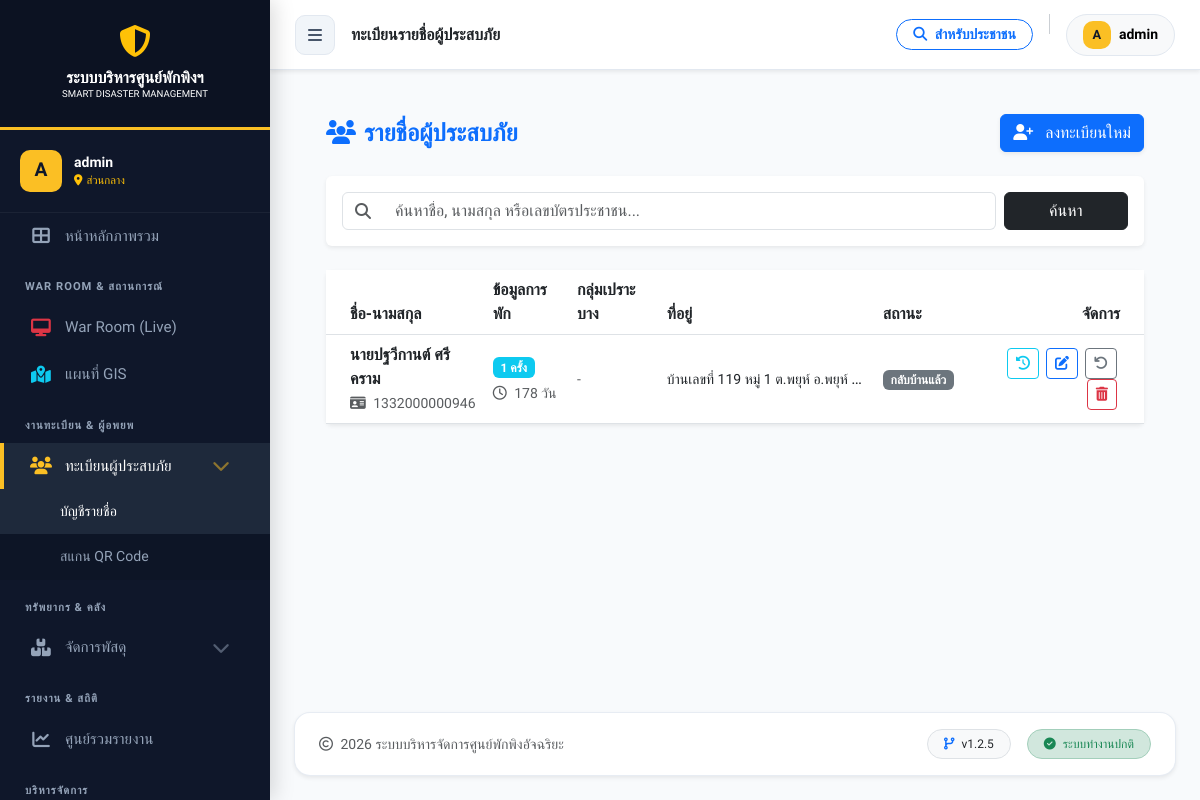
The app's page /evacuee_list.php?shelter_id=0 (signed in) with its own data.
### tables this page shows
CREATE TABLE `evacuees` (
  `id` int(11) NOT NULL,
  `id_type` enum('thai_id','passport','no_doc') DEFAULT 'thai_id' COMMENT 'ประเภทบัตร',
  `id_card` varchar(20) NOT NULL COMMENT 'เลขบัตรประชาชน',
  `prefix` varchar(50) DEFAULT NULL,
  `first_name` varchar(100) NOT NULL,
  `last_name` varchar(100) NOT NULL,
  `birth_date` date DEFAULT NULL,
  `age` int(3) DEFAULT NULL,
  `gender` enum('male','female') DEFAULT NULL,
  `phone` varchar(20) DEFAULT NULL,
  `addr_no` varchar(50) DEFAULT NULL,
  `addr_moo` varchar(50) DEFAULT NULL,
  `addr_sub` varchar(100) DEFAULT NULL,
  `addr_dis` varchar(100) DEFAULT NULL,
  `addr_prov` varchar(100) DEFAULT NULL,
  `address` text DEFAULT NULL COMMENT 'ที่อยู่รวม (Auto generated)',
  `curr_addr_no` varchar(50) DEFAULT NULL,
  `curr_addr_moo` varchar(50) DEFAULT NULL,
  `curr_addr_sub` varchar(100) DEFAULT NULL,
  `curr_addr_dis` varchar(100) DEFAULT NULL,
  `curr_addr_prov` varchar(100) DEFAULT NULL,
  `current_address` text DEFAULT NULL COMMENT 'ที่อยู่ปัจจุบันรวม (Auto generated)',
  `shelter_id` int(11) NOT NULL,
  `stay_type` enum('shelter','outside') DEFAULT 'shelter' COMMENT 'ประเภทการพัก',
  `stay_detail` text DEFAULT NULL COMMENT 'รายละเอียดที่พัก (กรณีพักนอกศูนย์)',
  `status` enum('active','returned','hospitalized') DEFAULT 'active',
  `chronic_disease` text DEFAULT NULL,
  `medication` text DEFAULT NULL,
  `vulnerable_group` varchar(255) DEFAULT NULL COMMENT 'กลุ่มเปราะบาง CSV',
  `family_head_id` int(11) DEFAULT NULL,
  `registered_at` datetime DEFAULT current_timestamp(),
  `check_out_date` datetime DEFAULT NULL COMMENT 'วันที่ออกจากศูนย์',
  `updated_at` datetime DEFAULT current_timestamp() ON UPDATE current_timestamp()
);

### evacuee_list.php (the view, shortened to what this page needs)
<?php
include 'includes/header.php';
$shelter_id = isset($_GET['shelter_id']) ? intval($_GET['shelter_id']) : 0;
$search = isset($_GET['search']) ? trim($_GET['search']) : '';
$sql = "SELECT e.*,
        s.name as shelter_name,
        COALESCE(DATEDIFF(NOW(), e.registered_at), 0) as days_stay,
        (SELECT COUNT(*) FROM evacuee_history h WHERE h.evacuee_id = e.id AND h.action = 'check_in') as stay_count
        FROM evacuees e
        LEFT JOIN shelters s ON e.shelter_id = s.id
        WHERE 1=1";
$sql .= " ORDER BY e.registered_at DESC";
$result = $conn->query($sql);
function getStatusBadge($s) {
    if ($s == 'returned') return '<span class="badge bg-secondary">กลับบ้านแล้ว</span>';
    return '<span class="badge bg-light text-dark">ไม่ระบุ</span>';
}
?>
<link rel="stylesheet" href="https://cdn.jsdelivr.net/npm/sweetalert2@11/dist/sweetalert2.min.css">
<div class="main-content">
    <div class="page-content">
        <div class="container-fluid">
            <div class="d-flex justify-content-between align-items-center mb-4">
                <h4 class="mb-0 text-primary fw-bold"><i class="fas fa-users me-2"></i>รายชื่อผู้ประสบภัย</h4>
                <a href="evacuee_form.php?shelter_id=<?php echo $shelter_id; ?>" class="btn btn-primary shadow-sm">
                    <i class="fas fa-user-plus me-2"></i> ลงทะเบียนใหม่
                </a>
            </div>
            <div class="card border-0 shadow-sm mb-4">
                <div class="card-body">
                    <form method="GET" class="row g-2">
                        <div class="col-md-10">
                            <div class="input-group">
                                <span class="input-group-text bg-white"><i class="fas fa-search text-muted"></i></span>
                                <input type="text" class="form-control border-start-0" name="search" placeholder="ค้นหาชื่อ, นามสกุล หรือเลขบัตรประชาชน..." value="<?php echo htmlspecialchars($search); ?>">
                            </div>
                        </div>
                        <div class="col-md-2">
                            <button class="btn btn-dark w-100" type="submit">ค้นหา</button>
                        </div>
                    </form>
                </div>
            </div>
            <div class="card border-0 shadow-sm">
                <div class="card-body p-0">
                    <div class="table-responsive">
                        <table class="table table-hover align-middle mb-0">
                            <thead class="bg-light">
                                <tr>
                                    <th class="ps-4">ชื่อ-นามสกุล</th>
                                    <th>ข้อมูลการพัก</th>
                                    <th>กลุ่มเปราะบาง</th>
                                    <th>ที่อยู่</th>
                                    <th>สถานะ</th>
                                    <th class="text-end pe-4" style="min-width: 180px;">จัดการ</th>
                                </tr>
                            </thead>
                            <tbody>
                                <?php if ($result && $result->num_rows > 0): ?>
                                    <?php while ($row = $result->fetch_assoc()): ?>
                                        <tr>
                                            <td class="ps-4">
                                                <div class="fw-bold text-dark">
                                                    <?php echo htmlspecialchars($row['prefix'] . $row['first_name'] . ' ' . $row['last_name']); ?>
                                                </div>
                                                <small class="text-muted"><i class="fas fa-id-card me-1"></i> <?php echo htmlspecialchars($row['id_card']); ?></small>
                                            </td>
                                            <td>
                                                <span class="badge bg-info text-white">
                                                    <?php echo max(1, intval($row['stay_count'])); ?> ครั้ง
                                                </span>
                                                <div class="small text-muted mt-1">
                                                    <i class="far fa-clock me-1"></i> <?php echo max(0, intval($row['days_stay'])); ?> วัน
                                                </div>
                                            </td>
                                            <td>
                                                <?php
                                                if (!empty($row['vulnerable_group'])) {
                                                    $groups = explode(',', $row['vulnerable_group']);
                                                    foreach ($groups as $g) {
                                                        if ($g == 'elderly') echo '<span class="badge rounded-pill bg-warning text-dark me-1" title="ผู้สูงอายุ"><i class="fas fa-user-clock"></i></span>';
                                                        if ($g == 'child') echo '<span class="badge rounded-pill bg-info text-dark me-1" title="เด็กเล็ก"><i class="fas fa-baby"></i></span>';
                                                        if ($g == 'disabled') echo '<span class="badge rounded-pill bg-primary me-1" title="ผู้พิการ"><i class="fas fa-wheelchair"></i></span>';
                                                        if ($g == 'bedridden') echo '<span class="badge rounded-pill bg-danger me-1" title="ติดเตียง"><i class="fas fa-procedures"></i></span>';
                                                        if ($g == 'pregnant') echo '<span class="badge rounded-pill bg-pink text-dark me-1" style="background-color:pink" title="ตั้งครรภ์"><i class="fas fa-female"></i></span>';
                                                    }
                                                } else {
                                                    echo '<span class="text-muted small">-</span>';
                                                }
                                                ?>
                                            </td>
                                            <td>
                                                <div style="max-width: 200px; white-space: nowrap; overflow: hidden; text-overflow: ellipsis;" title="<?php echo htmlspecialchars($row['address'] ?? ''); ?>">
                                                    <small><?php echo htmlspecialchars($row['address'] ?? '-'); ?></small>
                                                </div>
                                            </td>
                                            <td>
                                                <?php echo getStatusBadge($row['status']); ?>
                                            </td>
                                            <td class="text-end pe-4">
                                                <div class="btn-action-group">
                                                    <a href="evacuee_history.php?id=<?php echo $row['id']; ?>" class="btn btn-sm btn-outline-info" title="ดูประวัติ">
                                                        <i class="fas fa-history"></i>
                                                    </a>
                                                    <a href="evacuee_form.php?id=<?php echo $row['id']; ?>" class="btn btn-sm btn-outline-primary" title="แก้ไข">
                                                        <i class="fas fa-edit"></i>
                                                    </a>
                                                    <?php if ($row['status'] == 'active' || $row['status'] == 'hospitalized'): ?>
                                                        <a href="evacuee_action.php?action=checkout&id=<?php echo $row['id']; ?>&shelter_id=<?php echo $shelter_id; ?>"
                                                           class="btn btn-sm btn-outline-warning"
                                                           onclick="return confirm('ยืนยันจำหน่ายกลับบ้าน?')" title="จำหน่ายกลับบ้าน">
                                                            <i class="fas fa-home"></i>
                                                        </a>
                                                    <?php elseif ($row['status'] == 'returned'): ?>
                                                        <a href="evacuee_action.php?action=undo&id=<?php echo $row['id']; ?>&shelter_id=<?php echo $shelter_id; ?>"
                                                           class="btn btn-sm btn-outline-secondary"
                                                           onclick="return confirm('ดึงรายชื่อกลับมา Active?')" title="ยกเลิกการจำหน่าย">
                                                            <i class="fas fa-undo"></i>
                                                        </a>
                                                    <?php endif; ?>
                                                    <a href="evacuee_delete.php?id=<?php echo $row['id']; ?>" class="btn btn-sm btn-outline-danger"
                                                       onclick="return confirm('ยืนยันลบข้อมูลถาวร?')" title="ลบ">
                                                        <i class="fas fa-trash-alt"></i>
                                                    </a>
                                                </div>
                                            </td>
                                        </tr>
                                    <?php endwhile; ?>
                                <?php endif; ?>
                            </tbody>
                        </table>
                    </div>
                </div>
            </div>
        </div>
    </div>
</div>
<?php include 'includes/footer.php'; ?>

### includes/header.php (style rules this page uses)
:root { --sidebar-width: 270px; --nav-bg: #0f172a; --nav-hover: #1e293b; --active-gold: #fbbf24; --text-main: #f1f5f9; --text-muted: #94a3b8; --body-bg: #f8fafc; --header-height: 70px; --primary-color: #0d6efd; }
body { font-family: 'Prompt', sans-serif; background-color: var(--body-bg); color: #334155; overflow-x: hidden; margin: 0; transition: margin-left 0.3s ease; }

### evacuee_list.php (style rules this page uses)
.main-content { margin-left: 0 !important; padding: 20px !important; width: 100% !important; }
.table td { vertical-align: middle; }
.btn-action-group .btn { margin-right: 3px; }

### records on screen
evacuees: prefix+first_name+last_name "นายปฐวีกานต์ ศรีคราม", id_card "1332000000946", max(1, intval($row['stay_count'])) "1", max(0, intval($row['days_stay'])) "178", address "บ้านเลขที่ 119 หมู่ 1 ต.พยุห์ อ.พยุห์…", status "กลับบ้านแล้ว"

### other values on screen
substr($_SESSION['username'] ?? 'U', 0, 1) "A"
$_SESSION['username'] "admin"
$user_shelter_name ?: 'ส่วนกลาง' "ส่วนกลาง"
